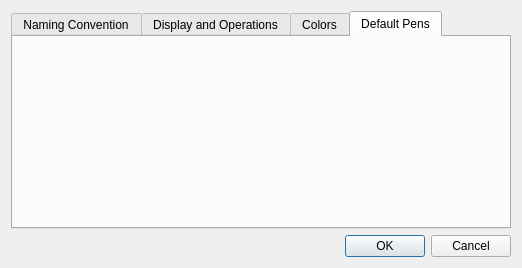
<?xml version="1.0" encoding="UTF-8"?>
<ui version="4.0">
 <class>LC_LayerTreeOptionsDialog</class>
 <widget class="QDialog" name="LC_LayerTreeOptionsDialog">
  <property name="geometry">
   <rect>
    <x>0</x>
    <y>0</y>
    <width>522</width>
    <height>268</height>
   </rect>
  </property>
  <property name="sizePolicy">
   <sizepolicy hsizetype="Maximum" vsizetype="Maximum">
    <horstretch>0</horstretch>
    <verstretch>0</verstretch>
   </sizepolicy>
  </property>
  <property name="windowTitle">
   <string>Layers Tree Options</string>
  </property>
  <layout class="QFormLayout" name="formLayout_3">
   <item row="0" column="0" colspan="2">
    <widget class="QTabWidget" name="tabWidget">
     <property name="toolTip">
      <string/>
     </property>
     <property name="tabPosition">
      <enum>QTabWidget::North</enum>
     </property>
     <property name="currentIndex">
      <number>3</number>
     </property>
     <widget class="QWidget" name="tabNaming">
      <property name="toolTip">
       <string>Settings for naming convention that is used to create layers hierarchy based on flat list of layers</string>
      </property>
      <attribute name="title">
       <string>Naming Convention</string>
      </attribute>
      <layout class="QGridLayout" name="gridLayout_3">
       <item row="0" column="3">
        <spacer name="horizontalSpacer_3">
         <property name="orientation">
          <enum>Qt::Horizontal</enum>
         </property>
         <property name="sizeHint" stdset="0">
          <size>
           <width>40</width>
           <height>20</height>
          </size>
         </property>
        </spacer>
       </item>
       <item row="0" column="1" colspan="2">
        <widget class="QLineEdit" name="leLayerLevelSeparator">
         <property name="sizePolicy">
          <sizepolicy hsizetype="Minimum" vsizetype="Fixed">
           <horstretch>0</horstretch>
           <verstretch>0</verstretch>
          </sizepolicy>
         </property>
         <property name="toolTip">
          <string>Separator used for split inner name of layer to hierarchical names</string>
         </property>
         <property name="text">
          <string/>
         </property>
         <property name="maxLength">
          <number>10</number>
         </property>
        </widget>
       </item>
       <item row="0" column="0">
        <widget class="QLabel" name="label">
         <property name="text">
          <string>Layer Level Name Separator</string>
         </property>
        </widget>
       </item>
       <item row="2" column="0">
        <spacer name="verticalSpacer">
         <property name="orientation">
          <enum>Qt::Vertical</enum>
         </property>
         <property name="sizeHint" stdset="0">
          <size>
           <width>20</width>
           <height>40</height>
          </size>
         </property>
        </spacer>
       </item>
       <item row="1" column="0" colspan="3">
        <widget class="QGroupBox" name="groupBox">
         <property name="title">
          <string>Secondary Layer Suffixes</string>
         </property>
         <layout class="QFormLayout" name="formLayout_2">
          <item row="0" column="0">
           <widget class="QLabel" name="label_2">
            <property name="text">
             <string>Dimensional</string>
            </property>
           </widget>
          </item>
          <item row="0" column="1">
           <widget class="QLineEdit" name="leDimSuffix">
            <property name="sizePolicy">
             <sizepolicy hsizetype="Minimum" vsizetype="Fixed">
              <horstretch>0</horstretch>
              <verstretch>0</verstretch>
             </sizepolicy>
            </property>
            <property name="toolTip">
             <string>Suffix of layer's name that defines that layer is dimensional</string>
            </property>
            <property name="maxLength">
             <number>10</number>
            </property>
           </widget>
          </item>
          <item row="1" column="0">
           <widget class="QLabel" name="label_3">
            <property name="text">
             <string>Informational</string>
            </property>
           </widget>
          </item>
          <item row="1" column="1">
           <widget class="QLineEdit" name="leInfoSuffix">
            <property name="sizePolicy">
             <sizepolicy hsizetype="Minimum" vsizetype="Fixed">
              <horstretch>0</horstretch>
              <verstretch>0</verstretch>
             </sizepolicy>
            </property>
            <property name="toolTip">
             <string>Suffix of layer's name that defines that layer is informational.</string>
            </property>
            <property name="maxLength">
             <number>10</number>
            </property>
           </widget>
          </item>
          <item row="2" column="0">
           <widget class="QLabel" name="label_4">
            <property name="text">
             <string>Alternative Position </string>
            </property>
           </widget>
          </item>
          <item row="2" column="1">
           <widget class="QLineEdit" name="leAltPosSuffix">
            <property name="sizePolicy">
             <sizepolicy hsizetype="Minimum" vsizetype="Fixed">
              <horstretch>0</horstretch>
              <verstretch>0</verstretch>
             </sizepolicy>
            </property>
            <property name="toolTip">
             <string>Suffix of layer's name that defines that layer is for alternative position.</string>
            </property>
            <property name="maxLength">
             <number>10</number>
            </property>
           </widget>
          </item>
         </layout>
        </widget>
       </item>
       <item row="1" column="3">
        <widget class="QGroupBox" name="groupBox_2">
         <property name="title">
          <string>Duplicating Name</string>
         </property>
         <layout class="QFormLayout" name="formLayout">
          <item row="0" column="0">
           <widget class="QLabel" name="label_5">
            <property name="text">
             <string>Prefix</string>
            </property>
           </widget>
          </item>
          <item row="0" column="1">
           <widget class="QLineEdit" name="leDuplicatedPrefix">
            <property name="sizePolicy">
             <sizepolicy hsizetype="Minimum" vsizetype="Fixed">
              <horstretch>0</horstretch>
              <verstretch>0</verstretch>
             </sizepolicy>
            </property>
            <property name="toolTip">
             <string>Prefix of layer's name that is used if layer with such name exists (say, when duplicate is created)</string>
            </property>
            <property name="maxLength">
             <number>10</number>
            </property>
           </widget>
          </item>
          <item row="1" column="0">
           <widget class="QLabel" name="label_61">
            <property name="text">
             <string>Suffix</string>
            </property>
           </widget>
          </item>
          <item row="1" column="1">
           <widget class="QLineEdit" name="leDuplicatedSuffix">
            <property name="sizePolicy">
             <sizepolicy hsizetype="Minimum" vsizetype="Fixed">
              <horstretch>0</horstretch>
              <verstretch>0</verstretch>
             </sizepolicy>
            </property>
            <property name="toolTip">
             <string>Suffix of layer's name that is used if layer with such name exists (say, when duplicate is created)</string>
            </property>
            <property name="maxLength">
             <number>10</number>
            </property>
           </widget>
          </item>
         </layout>
        </widget>
       </item>
      </layout>
     </widget>
     <widget class="QWidget" name="tabDisplay">
      <property name="toolTip">
       <string>Display and operations settings</string>
      </property>
      <attribute name="title">
       <string>Display and Operations</string>
      </attribute>
      <layout class="QGridLayout" name="gridLayout_4">
       <item row="0" column="0">
        <widget class="QCheckBox" name="cbShowToolTip">
         <property name="toolTip">
          <string>If checked, tooltip will include complete name of layer (with all upper layer levels)</string>
         </property>
         <property name="text">
          <string>Show full name as ToolTip</string>
         </property>
        </widget>
       </item>
       <item row="1" column="0">
        <widget class="QCheckBox" name="cbShowTypeIcons">
         <property name="toolTip">
          <string>If checked, icons for layer types will be shown</string>
         </property>
         <property name="text">
          <string>Show layer type icons</string>
         </property>
        </widget>
       </item>
       <item row="2" column="0">
        <widget class="QCheckBox" name="cbShowIdented">
         <property name="sizePolicy">
          <sizepolicy hsizetype="Preferred" vsizetype="Fixed">
           <horstretch>0</horstretch>
           <verstretch>0</verstretch>
          </sizepolicy>
         </property>
         <property name="toolTip">
          <string>Indentation for child layers</string>
         </property>
         <property name="text">
          <string>Show indented layer names. Ident size:</string>
         </property>
        </widget>
       </item>
       <item row="2" column="1">
        <widget class="QSpinBox" name="sbIndentSize">
         <property name="toolTip">
          <string>Size of the indent in characters to indent name of child layer from parent ones</string>
         </property>
         <property name="suffix">
          <string/>
         </property>
         <property name="minimum">
          <number>1</number>
         </property>
         <property name="maximum">
          <number>12</number>
         </property>
        </widget>
       </item>
       <item row="2" column="2">
        <spacer name="horizontalSpacer_4">
         <property name="orientation">
          <enum>Qt::Horizontal</enum>
         </property>
         <property name="sizeHint" stdset="0">
          <size>
           <width>120</width>
           <height>20</height>
          </size>
         </property>
        </spacer>
       </item>
       <item row="3" column="0">
        <widget class="QCheckBox" name="cbDragDrop">
         <property name="toolTip">
          <string>If checked, drag&amp;drop operations in layers list are enabled and layers hierarchy may be restructutured</string>
         </property>
         <property name="text">
          <string>Allow restructuring via Drag&amp;Drop</string>
         </property>
        </widget>
       </item>
       <item row="4" column="0" colspan="2">
        <widget class="QCheckBox" name="cbRenameWithPrimary">
         <property name="toolTip">
          <string>If primary layer is renames, secondary layers are renamed too.</string>
         </property>
         <property name="text">
          <string>Rename secondary layers on primary rename</string>
         </property>
        </widget>
       </item>
      </layout>
     </widget>
     <widget class="QWidget" name="tabColors">
      <property name="toolTip">
       <string>Various colors settings</string>
      </property>
      <attribute name="title">
       <string>Colors</string>
      </attribute>
      <layout class="QGridLayout" name="gridLayout_2">
       <item row="2" column="1">
        <widget class="QComboBox" name="cbSelectedItemBgColor">
         <property name="toolTip">
          <string>Background color for selected items in layers tree.</string>
         </property>
         <property name="editable">
          <bool>true</bool>
         </property>
         <property name="currentText">
          <string/>
         </property>
        </widget>
       </item>
       <item row="4" column="1">
        <widget class="QComboBox" name="cbGridColor">
         <property name="sizePolicy">
          <sizepolicy hsizetype="Preferred" vsizetype="Fixed">
           <horstretch>0</horstretch>
           <verstretch>0</verstretch>
          </sizepolicy>
         </property>
         <property name="toolTip">
          <string>Color for separator lines in layers tree view</string>
         </property>
         <property name="accessibleDescription">
          <string notr="true"/>
         </property>
         <property name="editable">
          <bool>true</bool>
         </property>
         <item>
          <property name="text">
           <string notr="true">#000000</string>
          </property>
         </item>
         <item>
          <property name="text">
           <string notr="true">#FFFFFF</string>
          </property>
         </item>
         <item>
          <property name="text">
           <string notr="true">#F0F8FF</string>
          </property>
         </item>
        </widget>
       </item>
       <item row="1" column="1">
        <widget class="QComboBox" name="cbVirtualLayerBackgroundColor">
         <property name="sizePolicy">
          <sizepolicy hsizetype="Preferred" vsizetype="Fixed">
           <horstretch>0</horstretch>
           <verstretch>0</verstretch>
          </sizepolicy>
         </property>
         <property name="toolTip">
          <string>Background color for virtual layers items in layers list</string>
         </property>
         <property name="accessibleDescription">
          <string notr="true"/>
         </property>
         <property name="editable">
          <bool>true</bool>
         </property>
         <item>
          <property name="text">
           <string notr="true">#1E90FF</string>
          </property>
         </item>
         <item>
          <property name="text">
           <string notr="true">#FFC200</string>
          </property>
         </item>
        </widget>
       </item>
       <item row="1" column="2">
        <widget class="QPushButton" name="pb_selectedItemColor">
         <property name="sizePolicy">
          <sizepolicy hsizetype="Maximum" vsizetype="Fixed">
           <horstretch>0</horstretch>
           <verstretch>0</verstretch>
          </sizepolicy>
         </property>
         <property name="toolTip">
          <string>Click to select color</string>
         </property>
         <property name="text">
          <string/>
         </property>
         <property name="icon">
          <iconset resource="../../../../res/ui/ui.qrc">
           <normaloff>:/ui/colorxx.png</normaloff>:/ui/colorxx.png</iconset>
         </property>
        </widget>
       </item>
       <item row="5" column="0">
        <spacer name="verticalSpacer_2">
         <property name="orientation">
          <enum>Qt::Vertical</enum>
         </property>
         <property name="sizeHint" stdset="0">
          <size>
           <width>20</width>
           <height>40</height>
          </size>
         </property>
        </spacer>
       </item>
       <item row="0" column="0">
        <widget class="QLabel" name="label_6">
         <property name="text">
          <string>Matched item in highlight filter mode</string>
         </property>
        </widget>
       </item>
       <item row="3" column="1">
        <widget class="QComboBox" name="cbActiveLayerBgColor">
         <property name="editable">
          <bool>true</bool>
         </property>
        </widget>
       </item>
       <item row="0" column="1">
        <widget class="QComboBox" name="cbHighlightedColor">
         <property name="sizePolicy">
          <sizepolicy hsizetype="Preferred" vsizetype="Fixed">
           <horstretch>0</horstretch>
           <verstretch>0</verstretch>
          </sizepolicy>
         </property>
         <property name="toolTip">
          <string>Color for items that matches filter conditions</string>
         </property>
         <property name="accessibleDescription">
          <string notr="true"/>
         </property>
         <property name="editable">
          <bool>true</bool>
         </property>
         <item>
          <property name="text">
           <string notr="true">#FFC200</string>
          </property>
         </item>
         <item>
          <property name="text">
           <string>#1E90FF</string>
          </property>
         </item>
        </widget>
       </item>
       <item row="0" column="2">
        <widget class="QPushButton" name="pb_highlightedColor">
         <property name="sizePolicy">
          <sizepolicy hsizetype="Maximum" vsizetype="Fixed">
           <horstretch>0</horstretch>
           <verstretch>0</verstretch>
          </sizepolicy>
         </property>
         <property name="toolTip">
          <string>Click to select color</string>
         </property>
         <property name="text">
          <string/>
         </property>
         <property name="icon">
          <iconset resource="../../../../res/ui/ui.qrc">
           <normaloff>:/ui/colorxx.png</normaloff>:/ui/colorxx.png</iconset>
         </property>
        </widget>
       </item>
       <item row="1" column="0">
        <widget class="QLabel" name="lRelativeZeroColor">
         <property name="text">
          <string>Virtual layer background color</string>
         </property>
        </widget>
       </item>
       <item row="4" column="2">
        <widget class="QPushButton" name="pb_gridColor">
         <property name="sizePolicy">
          <sizepolicy hsizetype="Maximum" vsizetype="Fixed">
           <horstretch>0</horstretch>
           <verstretch>0</verstretch>
          </sizepolicy>
         </property>
         <property name="toolTip">
          <string>Click to select color</string>
         </property>
         <property name="text">
          <string/>
         </property>
         <property name="icon">
          <iconset resource="../../../../res/ui/ui.qrc">
           <normaloff>:/ui/colorxx.png</normaloff>:/ui/colorxx.png</iconset>
         </property>
        </widget>
       </item>
       <item row="4" column="0">
        <widget class="QLabel" name="lBackground">
         <property name="text">
          <string>Threeview items separator grid</string>
         </property>
         <property name="wordWrap">
          <bool>false</bool>
         </property>
        </widget>
       </item>
       <item row="2" column="0">
        <widget class="QLabel" name="label_7">
         <property name="text">
          <string>Selected items background color</string>
         </property>
        </widget>
       </item>
       <item row="3" column="2">
        <widget class="QPushButton" name="pbActiveLayerBgColor">
         <property name="toolTip">
          <string>Click to select color</string>
         </property>
         <property name="text">
          <string/>
         </property>
         <property name="icon">
          <iconset resource="../../../../res/ui/ui.qrc">
           <normaloff>:/ui/colorxx.png</normaloff>:/ui/colorxx.png</iconset>
         </property>
        </widget>
       </item>
       <item row="2" column="2">
        <widget class="QPushButton" name="pbSelectedItemsBgColor">
         <property name="toolTip">
          <string>Click to select color</string>
         </property>
         <property name="text">
          <string/>
         </property>
         <property name="icon">
          <iconset resource="../../../../res/ui/ui.qrc">
           <normaloff>:/ui/colorxx.png</normaloff>:/ui/colorxx.png</iconset>
         </property>
        </widget>
       </item>
       <item row="3" column="0">
        <widget class="QLabel" name="label_8">
         <property name="toolTip">
          <string>Background color for active layer item in layers tree</string>
         </property>
         <property name="text">
          <string>Active layer background color</string>
         </property>
        </widget>
       </item>
       <item row="1" column="3">
        <spacer name="horizontalSpacer_2">
         <property name="orientation">
          <enum>Qt::Horizontal</enum>
         </property>
         <property name="sizeHint" stdset="0">
          <size>
           <width>40</width>
           <height>20</height>
          </size>
         </property>
        </spacer>
       </item>
      </layout>
     </widget>
     <widget class="QWidget" name="tabPens">
      <property name="toolTip">
       <string>Pens that will be set for newly created layers of different types.</string>
      </property>
      <attribute name="title">
       <string>Default Pens</string>
      </attribute>
      <layout class="QGridLayout" name="gridLayout">
       <item row="0" column="1">
        <widget class="QG_WidgetPen" name="wPenDimensional" native="true"/>
       </item>
       <item row="1" column="1">
        <widget class="QG_WidgetPen" name="wPenInfo" native="true"/>
       </item>
       <item row="0" column="0">
        <widget class="QG_WidgetPen" name="wPenNormal" native="true"/>
       </item>
       <item row="1" column="0">
        <widget class="QG_WidgetPen" name="wPenAltPos" native="true"/>
       </item>
       <item row="3" column="0">
        <spacer name="verticalSpacer_3">
         <property name="orientation">
          <enum>Qt::Vertical</enum>
         </property>
         <property name="sizeHint" stdset="0">
          <size>
           <width>20</width>
           <height>40</height>
          </size>
         </property>
        </spacer>
       </item>
      </layout>
     </widget>
    </widget>
   </item>
   <item row="1" column="0" colspan="2">
    <widget class="QDialogButtonBox" name="buttonBox">
     <property name="orientation">
      <enum>Qt::Horizontal</enum>
     </property>
     <property name="standardButtons">
      <set>QDialogButtonBox::Cancel|QDialogButtonBox::Ok</set>
     </property>
    </widget>
   </item>
  </layout>
 </widget>
 <customwidgets>
  <customwidget>
   <class>QG_WidgetPen</class>
   <extends>QWidget</extends>
   <header>qg_widgetpen.h</header>
  </customwidget>
 </customwidgets>
 <resources>
  <include location="../../../../res/ui/ui.qrc"/>
 </resources>
 <connections>
  <connection>
   <sender>buttonBox</sender>
   <signal>accepted()</signal>
   <receiver>LC_LayerTreeOptionsDialog</receiver>
   <slot>validate()</slot>
   <hints>
    <hint type="sourcelabel">
     <x>248</x>
     <y>254</y>
    </hint>
    <hint type="destinationlabel">
     <x>157</x>
     <y>274</y>
    </hint>
   </hints>
  </connection>
  <connection>
   <sender>buttonBox</sender>
   <signal>rejected()</signal>
   <receiver>LC_LayerTreeOptionsDialog</receiver>
   <slot>reject()</slot>
   <hints>
    <hint type="sourcelabel">
     <x>316</x>
     <y>260</y>
    </hint>
    <hint type="destinationlabel">
     <x>286</x>
     <y>274</y>
    </hint>
   </hints>
  </connection>
  <connection>
   <sender>pb_highlightedColor</sender>
   <signal>clicked()</signal>
   <receiver>LC_LayerTreeOptionsDialog</receiver>
   <slot>pb_highlightedColorClicked()</slot>
   <hints>
    <hint type="sourcelabel">
     <x>468</x>
     <y>381</y>
    </hint>
    <hint type="destinationlabel">
     <x>254</x>
     <y>251</y>
    </hint>
   </hints>
  </connection>
  <connection>
   <sender>pb_gridColor</sender>
   <signal>clicked()</signal>
   <receiver>LC_LayerTreeOptionsDialog</receiver>
   <slot>pb_gridColorClicked()</slot>
   <hints>
    <hint type="sourcelabel">
     <x>332</x>
     <y>478</y>
    </hint>
    <hint type="destinationlabel">
     <x>210</x>
     <y>269</y>
    </hint>
   </hints>
  </connection>
  <connection>
   <sender>pbSelectedItemsBgColor</sender>
   <signal>clicked()</signal>
   <receiver>LC_LayerTreeOptionsDialog</receiver>
   <slot>pbSelectedItemsBgColorClicked()</slot>
   <hints>
    <hint type="sourcelabel">
     <x>332</x>
     <y>478</y>
    </hint>
    <hint type="destinationlabel">
     <x>210</x>
     <y>269</y>
    </hint>
   </hints>
  </connection>
  <connection>
   <sender>pbActiveLayerBgColor</sender>
   <signal>clicked()</signal>
   <receiver>LC_LayerTreeOptionsDialog</receiver>
   <slot>pbActiveLayerBgColorClicked()</slot>
   <hints>
    <hint type="sourcelabel">
     <x>332</x>
     <y>478</y>
    </hint>
    <hint type="destinationlabel">
     <x>210</x>
     <y>269</y>
    </hint>
   </hints>
  </connection>
  <connection>
   <sender>pb_selectedItemColor</sender>
   <signal>clicked()</signal>
   <receiver>LC_LayerTreeOptionsDialog</receiver>
   <slot>pb_selectedItemColorClicked()</slot>
   <hints>
    <hint type="sourcelabel">
     <x>332</x>
     <y>448</y>
    </hint>
    <hint type="destinationlabel">
     <x>210</x>
     <y>269</y>
    </hint>
   </hints>
  </connection>
  <connection>
   <sender>cbShowIdented</sender>
   <signal>stateChanged(int)</signal>
   <receiver>LC_LayerTreeOptionsDialog</receiver>
   <slot>showIndentedClicked()</slot>
   <hints>
    <hint type="sourcelabel">
     <x>143</x>
     <y>294</y>
    </hint>
    <hint type="destinationlabel">
     <x>210</x>
     <y>269</y>
    </hint>
   </hints>
  </connection>
 </connections>
 <slots>
  <slot>validate()</slot>
  <slot>pb_highlightedColorClicked()</slot>
  <slot>pb_gridColorClicked()</slot>
  <slot>pbSelectedItemsBgColorClicked()</slot>
  <slot>pbActiveLayerBgColorClicked()</slot>
  <slot>pb_selectedItemColorClicked()</slot>
  <slot>showIndentedClicked()</slot>
 </slots>
</ui>
